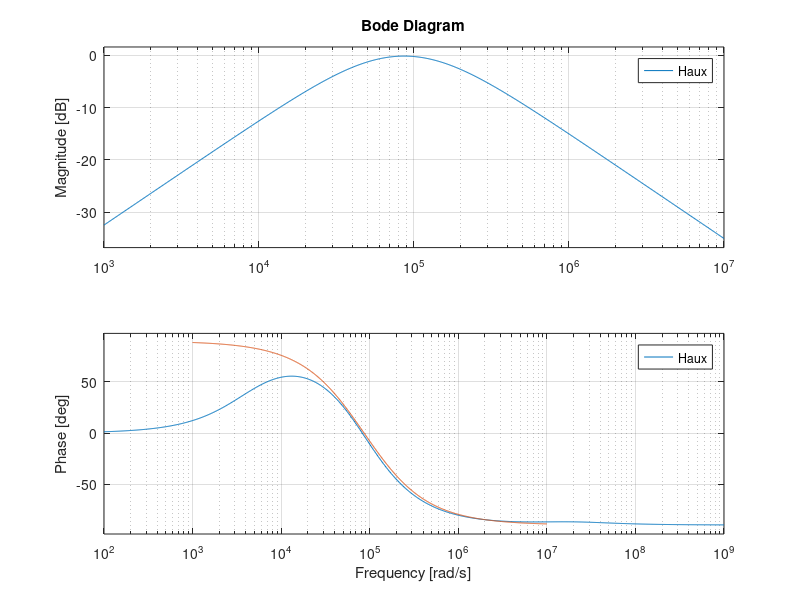

Here is the MATLAB script that generated this plot:

clc;
clear;
R = 1000;
C = 5.6e-9;
Rg = 100;
Cg = 470e-12;
Zg = 510e3;
BWP = 3e6 * 2 * pi;
s = tf('s');
H =(Cg*Rg*Zg*s^2 + (Rg + BWP*Cg*Rg*Zg)*s + BWP*Rg)/(C*Cg*R*Rg*Zg*s^3 + (C*R*Rg + Cg*R*Rg + Cg*R*Zg + Cg*Rg*Zg + BWP*C*Cg*R*Rg*Zg)*s^2 + (R + Rg + BWP*C*R*Rg + BWP*Cg*R*Rg + BWP*Cg*Rg*Zg)*s + BWP*R + BWP*Rg);
L = Rg * Cg * Zg;
%Haux = ((1/R)*sqrt(L/C))*(((L*C)^(0.5))*s)/( ( (Rg*C*R+L)/R)*s+R );
%Haux = ((Cg*Rg*Zg)*s)/ (C*Cg*R*Rg*Zg*s^2+((C*R*Rg+Cg*Rg*Zg))*s+R+Rg) ;
Haux =sqrt(L/C)*(1/R)* sqrt(L*C)*s / ( C*L*s^2+((Rg*C*R+L)/R)*s+1 );

bode(H)
hold on;
bode(Haux)

